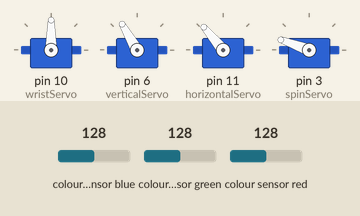
This sketch was run on a simulated Arduino Uno, built with avr-gcc and run on an emulated ATmega328P. On the bench: 4 × servo. The inputs (shaded band) are chosen by the test bench; at power-on: colour sensor blue 128, colour sensor red 128, colour sensor green 128.

Above: at 8.9 s.
9.0 s: colour sensor blue set to 5
At 10.9 s:
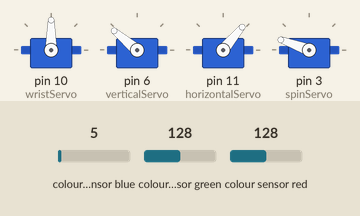
22.7 s: colour sensor red set to 105
30.8 s: colour sensor red set to 96
At 32.4 s:
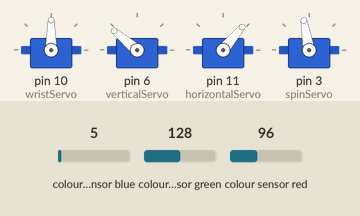
38.9 s: colour sensor blue set to 97
47.0 s: colour sensor blue set to 103
At 48.1 s:
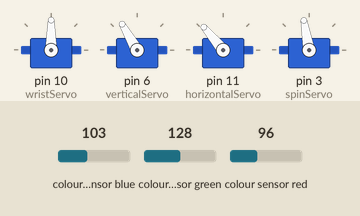
56.0 s: colour sensor red set to 128
At 64.5 s:
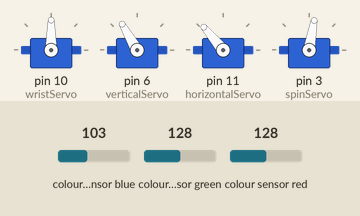
Timing chart, 0 to 66.1 s (numbered marks = the images above; inputs shaded):
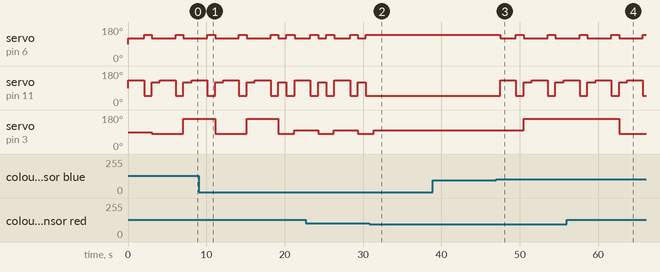

The sketch:

robotArmProject.ino
```cpp
#include <Wire.h>
#include "Adafruit_TCS34725.h"
#include <Servo.h>
Servo wristServo;
Servo verticalServo;
Servo horizontalServo;
Servo spinServo;
Adafruit_TCS34725 color_sensor = Adafruit_TCS34725(TCS34725_INTEGRATIONTIME_50MS, TCS34725_GAIN_4X);

void setup() {
  color_sensor.begin();
  Serial.begin(9600);
  wristServo.attach(10);
  verticalServo.attach(6);
  horizontalServo.attach(11);
  spinServo.attach(3);
}

void loop() {
  float red_float, green_float, blue_float;
  delay(10);
  color_sensor.getRGB(&red_float, &green_float, &blue_float);
  int red, green, blue;
  red = (int)(red_float);
  green = (int)(green_float);
  blue = (int)(blue_float);
  if(red > 100){
    grab();
    retract();
    releaseRed();
  }
  if(blue > 100){
    grab();
    retract();
    releaseBlue();
  }
  else{
    retract();
    spinServo.write(100);
  }
  delay(10);
}

void retract(){
  //wristServo.write(35);
  horizontalServo.write(50);
  verticalServo.write(140);
  delay(1000);
}

void grab(){
  //wristServo.write(100);
  horizontalServo.write(130);
  verticalServo.write(120);
  delay(1000);
  //wristServo.write(35);
  delay(1000);
}

void releaseBlue(){
  spinServo.write(160);
  horizontalServo.write(120);
  verticalServo.write(120);
  //wristServo.write(140);
  delay(1000);
}

void releaseRed(){
  spinServo.write(80);
  horizontalServo.write(120);
  verticalServo.write(120);
  //wristServo.write(140);
  delay(1000);
}
```

Measured:
- the behaviour switches between 101 and 100 on colour sensor red (found by bisection; images 1 and 2)
- the behaviour switches between 100 and 101 on colour sensor blue (found by bisection; images 2 and 3)
- after the input at 30.8 s, servo on pin 6 (verticalServo): stops changing and stays 140°; servo on pin 11 (horizontalServo): stops changing and stays 50°; servo on pin 3 (spinServo): goes on until 31.3 s, then stays 100°
- after the input at 38.9 s, every drawn part: stays the same
- after the input at 47.0 s, servo on pin 6 (verticalServo): goes 120° 2.0 s, 140° 1.0 s, 120° 3.1 s, 140° 1.0 s, then 120°, starting after 0.47 s; servo on pin 11 (horizontalServo): 50° → 130° after 0.47 s, → 50° 2.0 s later, → 120° 1.0 s later, → 130° 1.1 s later, … (7 changes in this stretch); servo on pin 3 (spinServo): 100° → 160° after 3.5 s
- after the input at 56.0 s, servo on pin 3 (spinServo): 160° → 80° after 6.7 s
